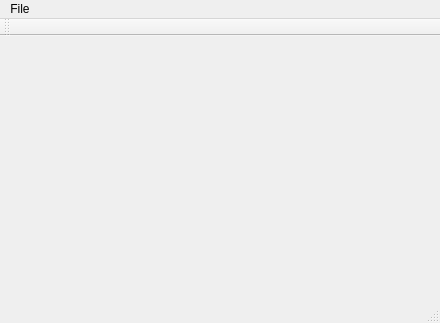
<?xml version="1.0" encoding="UTF-8"?>
<ui version="4.0">
 <class>MainWindow</class>
 <widget class="QMainWindow" name="MainWindow">
  <property name="geometry">
   <rect>
    <x>0</x>
    <y>0</y>
    <width>440</width>
    <height>323</height>
   </rect>
  </property>
  <property name="windowTitle">
   <string>MainWindow</string>
  </property>
  <widget class="QWidget" name="centralWidget">
   <widget class="QLabel" name="display">
    <property name="geometry">
     <rect>
      <x>0</x>
      <y>0</y>
      <width>381</width>
      <height>191</height>
     </rect>
    </property>
    <property name="text">
     <string/>
    </property>
   </widget>
  </widget>
  <widget class="QMenuBar" name="menuBar">
   <property name="geometry">
    <rect>
     <x>0</x>
     <y>0</y>
     <width>440</width>
     <height>23</height>
    </rect>
   </property>
   <widget class="QMenu" name="menuFile">
    <property name="title">
     <string>File</string>
    </property>
    <addaction name="actionOpen_PDF_file"/>
    <addaction name="actionExit"/>
   </widget>
   <addaction name="menuFile"/>
  </widget>
  <widget class="QToolBar" name="mainToolBar">
   <attribute name="toolBarArea">
    <enum>TopToolBarArea</enum>
   </attribute>
   <attribute name="toolBarBreak">
    <bool>false</bool>
   </attribute>
  </widget>
  <widget class="QStatusBar" name="statusBar"/>
  <action name="actionOpen_PDF_file">
   <property name="text">
    <string>Open PDF file</string>
   </property>
  </action>
  <action name="actionExit">
   <property name="text">
    <string>Exit</string>
   </property>
  </action>
 </widget>
 <layoutdefault spacing="6" margin="11"/>
 <resources/>
 <connections/>
</ui>
